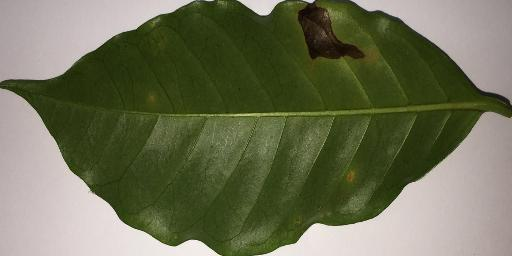
#> input picture Data/leaf/1010.jpg, 512 x 256 px
$ python -i ycgcr.py   (imports and definitions only)
#> lines starting #> are read from the running program, lines starting #| are printed output that depends on the picture
import cv2 as cv
import matplotlib.pyplot as plt
import numpy as np
import time
from Classifier.EvaluateSegment import Evaluator


class YCGCR:
    start_time = None
    stop_time = None
    fileName = None
    finalThresh = None
    acc = None

    def __init__(self, *filename, **image):
        self.fileName = filename[0]
        image_path = image["image"]
        bgr_image = cv.imread(image_path)
        self.remove_background(bgr_image)

    # [85 lines left out: functions remove_background, segment_diseased, findThreshold, not called in this run]

    def getThresh(self):
        return (self.finalThresh, self.stop_time, self.acc)

>>> import cv2
>>> picture = cv2.imread('../../Data/leaf/1010.jpg', cv2.IMREAD_GRAYSCALE)
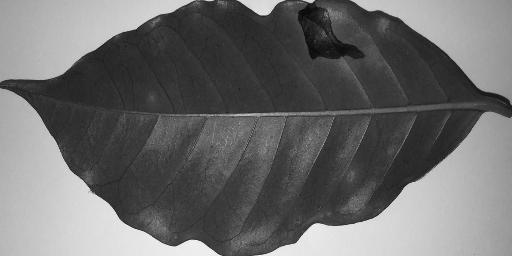
#> picture: shape (256, 512); min 2, max 255, mean 107.7
#> (the run stopped early here; a loop or call above may not have finished)

$ run again, on Data/leaf/1028.jpg
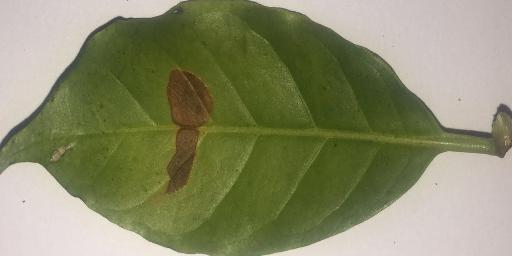
#> input picture Data/leaf/1028.jpg, 512 x 256 px
#> `picture = cv2.imread('../../Data/leaf/1010.jpg', cv2.IMREAD_GRAYSCALE)`:
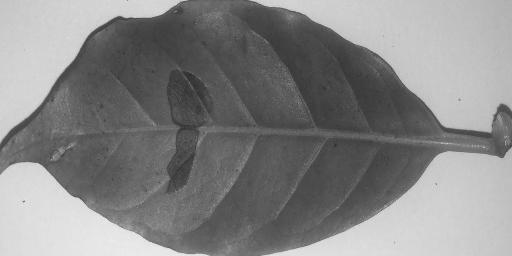
#> picture: shape (256, 512); min 40, max 248, mean 133.7

$ run again, on Data/leaf/1048.jpg
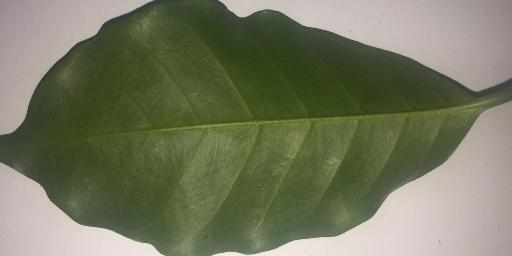
#> input picture Data/leaf/1048.jpg, 512 x 256 px
#> `picture = cv2.imread('../../Data/leaf/1010.jpg', cv2.IMREAD_GRAYSCALE)`:
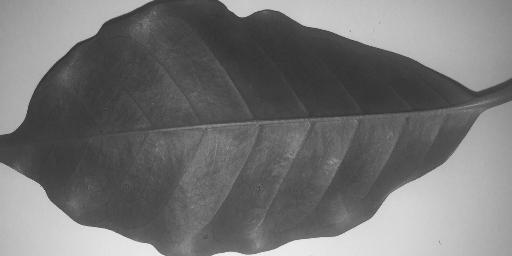
#> picture: shape (256, 512); min 34, max 247, mean 115.7

$ run again, on Data/leaf/1081.jpg
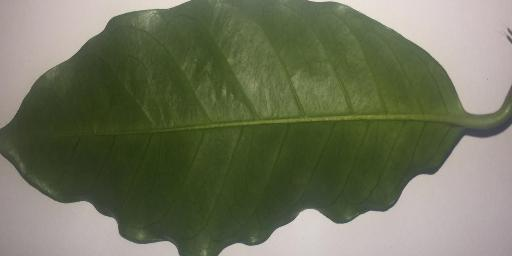
#> input picture Data/leaf/1081.jpg, 512 x 256 px
#> `picture = cv2.imread('../../Data/leaf/1010.jpg', cv2.IMREAD_GRAYSCALE)`:
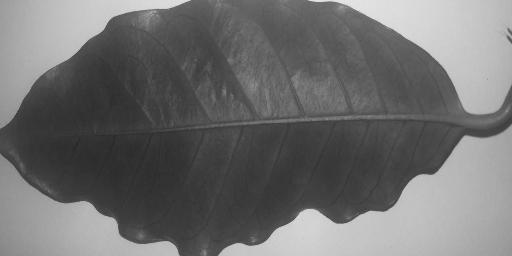
#> picture: shape (256, 512); min 40, max 239, mean 111.2
